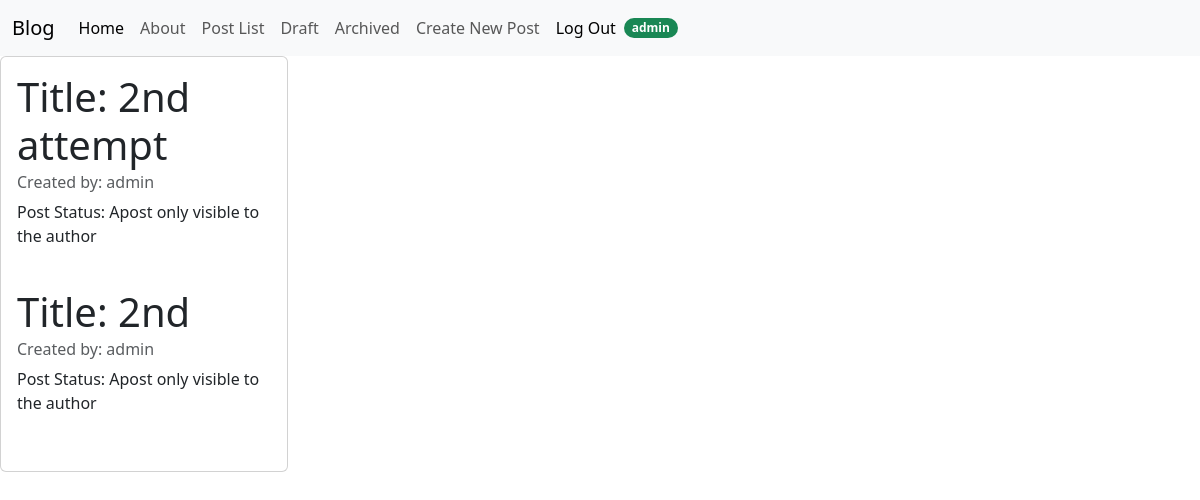
The page /posts/drafts/list/ (signed in) on the database its author committed.
### posts/models.py (models this page shows, shortened)
class Post(models.Model):
    title = models.CharField(max_length=128)
    subtitle = models.CharField(max_length=256)
    body = models.TextField()
    author = models.ForeignKey(
        get_user_model(),
        on_delete=models.CASCADE
    )
    created_on = models.DateTimeField(auto_now_add=True)
    status = models.ForeignKey(
        Status,
        on_delete=models.CASCADE
    )

class Status(models.Model):
    name = models.CharField(max_length=128, unique=True)
    description = models.CharField(max_length=256, help_text="Write a description about the status: ")

### posts/views.py (the view)
# urls.py: path('drafts/list/', PostDraftListView.as_view(), name='draft_list'),
class PostDraftListView(LoginRequiredMixin, ListView):
    template_name = "posts/draft_list.html"
    context_object_name = "draft"
    status = Status.objects.get(name="draft")
    queryset = Post.objects.filter(status=status).order_by("created_on").reverse()
    def get_context_data(self, **kwargs):
        context = super().get_context_data(**kwargs)
        draft_posts = context['draft'].filter(author=self.request.user)
        context['draft'] = draft_posts
        return context

### templates/posts/draft_list.html (shortened to what this page needs)
{% extends 'base.html' %}
{% block content %}
    <div class="card" style="width: 18rem;">
        <div class="card-body">
            {% for item in draft %}
            <h1 class="card-title">Title: {{ item.title }}</h1>
            <h6 class="card-subtitle mb-2 text-body-secondary">Created by: {{ item.author }}</h6>
            <p class="card-text">Post Status: {{ item.status.description  }}</p>
            <br>
            {% endfor %}
        </div>
    </div>
{% endblock %}

### templates/navbar.html (shortened to what this page needs)
<nav class="navbar navbar-expand-lg bg-body-tertiary">
  <div class="container-fluid">
    <a class="navbar-brand" href="{% url 'home' %}">Blog</a>
    <div class="collapse navbar-collapse" id="navbarNavDropdown">
      <ul class="navbar-nav">
        <li class="nav-item">
          <a class="nav-link active" aria-current="page" href="{% url 'home' %}">Home</a>
        </li>
        <li class="nav-item">
          <a class="nav-link" href="{% url 'about' %}">About</a>
        </li>
         <li class="nav-item">
          <a class="nav-link" href="{% url 'posts' %}">Post List</a>
        </li>
        {% if user.is_authenticated %}
         <li class="nav-item">
          <a class="nav-link" href="{% url 'draft_list' %}">Draft</a>
        </li>
         <li class="nav-item">
          <a class="nav-link" href="{% url 'archived_list' %}">Archived</a>
        </li>
         <li class="nav-item">
          <a class="nav-link" href="{% url 'new' %}">Create New Post</a>
        </li>
           <li class="nav-item">
             <form method="post" action="{% url 'logout' %}">
              <input type="submit" value="Log Out" class="nav-link active">
             </form>
           </li>
        {% endif%}
      </ul>
      {% if user.is_authenticated %}
        <div class="d-flex">
          <span class="badge rounded-pill text-bg-success">{{user}}</span>
        </div>
        {% endif %}
    </div>
  </div>
</nav>

### rows shown on the page
Post: title "2nd attempt", author "admin", status.description "Apost only visible to the author"
Post: title "2nd", author "admin", status.description "Apost only visible to the author"

### other values the page prints
{{ user }} "admin"
